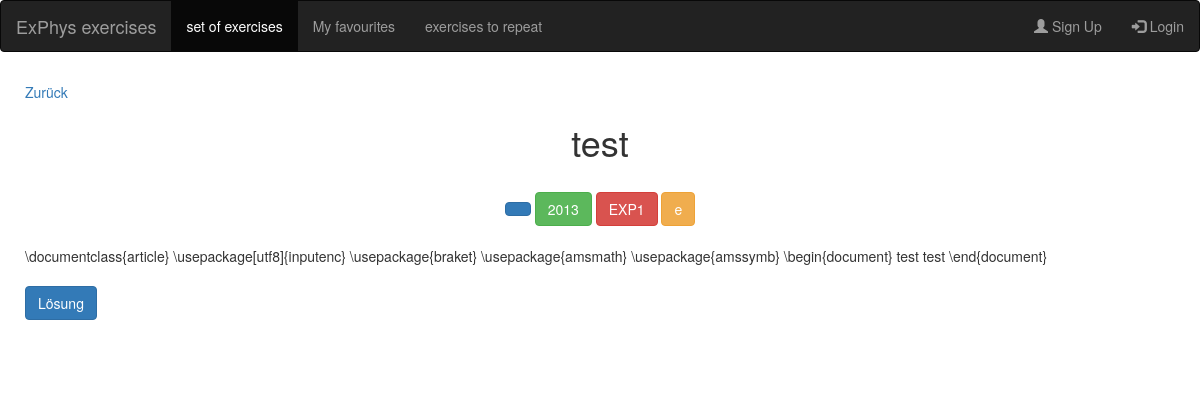
/exerciseSet/1, run on the app's committed database.
### FSapp/models.py (models this page shows)
class Exercise(models.Model):
    name = models.CharField(max_length=100)
    question = models.TextField()
    answer = models.TextField()
    difficulty_choices = [
        ('e','einfach'),
        ('m','mittel'),
        ('s','schwer')
    ]
    difficulty = models.CharField(
        max_length=10,
        choices=difficulty_choices,
        default='e'
    )
    year = models.IntegerField()
    exam = models.ManyToManyField(Exam, blank=True)
    course_choice = [
        ('EXP1', 'Experimentalphysik 1'),
        ('EXP2', 'Experimentalphysik 2'),
        ('EXP3', 'Experimentalphysik 3'),
        ('EXP4', 'Experimentalphysik 4'),
    ]
    course = models.CharField(
        max_length=10,
        choices=course_choice,
        default='EXP1'
    )
    subject = models.ManyToManyField(Subject, blank=True)
    image1 = models.ImageField(upload_to='LatexImages/', blank=True, null=True)
    def __str__(self):
        return self.name

### FSapp/views.py (the view)
# urls.py: path('exerciseSet/<int:pk>',views.exercise_view, name='exercise_view')
def exercise_view(request,pk):
    context={
        'exercise':Exercise.objects.filter(pk=pk)[0]
    }
    return render(request, 'FSapp/exercise_view.html',context)

### FSapp/templates/FSapp/exercise_view.html (shortened to what this page needs)
{% extends 'base.html' %}
{% block content %}
</head>
<body>
    <a href='{% url "set_of_exercises" %}'>Zurück</a>
<center>
<h1>{{ exercise }}</h1>
<br>
<div class='btn btn-primary'>{{ exercise.professor }}</div>
<div class='btn btn-success'>{{ exercise.year }}</div>
<div class='btn btn-danger'>{{ exercise.course }}</div>
<div class='btn btn-warning'>{{ exercise.difficulty }}</div>
<br>
<br>
</center>
    <latex-js baseURL="https://cdn.jsdelivr.net/npm/latex.js/dist/">
    \documentclass{article}
    \usepackage[utf8]{inputenc}
    \usepackage{braket}
    \usepackage{amsmath}
    \usepackage{amssymb}
    \begin{document}
    {{ exercise }}
    {{ exercise.question }}
    \end{document}
    </latex-js>
    <br>
    <br>
<button class='btn btn-primary' id='solution_click'>Lösung</button>
<br><br><br><br>
{% endblock %}

### data on the page
Exercise: name "test", year "2013", course "EXP1", difficulty "e", question "test"
